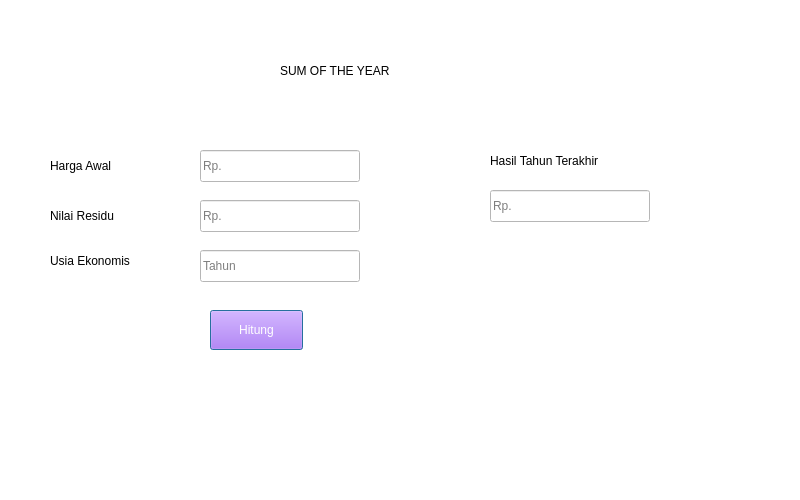
<?xml version="1.0" encoding="UTF-8"?>
<ui version="4.0">
 <class>Dialog</class>
 <widget class="QDialog" name="Dialog">
  <property name="geometry">
   <rect>
    <x>0</x>
    <y>0</y>
    <width>800</width>
    <height>500</height>
   </rect>
  </property>
  <property name="windowTitle">
   <string>Dialog</string>
  </property>
  <widget class="QWidget" name="widget" native="true">
   <property name="geometry">
    <rect>
     <x>0</x>
     <y>0</y>
     <width>800</width>
     <height>500</height>
    </rect>
   </property>
   <property name="styleSheet">
    <string notr="true">background-color: rgb(255, 255, 255);</string>
   </property>
   <widget class="QLabel" name="label">
    <property name="geometry">
     <rect>
      <x>280</x>
      <y>50</y>
      <width>251</width>
      <height>41</height>
     </rect>
    </property>
    <property name="styleSheet">
     <string notr="true">font: 57 18pt &quot;Dubai Medium&quot;;
color:blackl</string>
    </property>
    <property name="text">
     <string>SUM OF THE YEAR</string>
    </property>
   </widget>
   <widget class="QLabel" name="label_2">
    <property name="geometry">
     <rect>
      <x>50</x>
      <y>150</y>
      <width>101</width>
      <height>31</height>
     </rect>
    </property>
    <property name="styleSheet">
     <string notr="true">font: 12pt &quot;Dubai&quot;;
color:black;</string>
    </property>
    <property name="text">
     <string>Harga Awal</string>
    </property>
   </widget>
   <widget class="QLabel" name="label_3">
    <property name="geometry">
     <rect>
      <x>50</x>
      <y>200</y>
      <width>101</width>
      <height>31</height>
     </rect>
    </property>
    <property name="styleSheet">
     <string notr="true">font: 12pt &quot;Dubai&quot;;
color:black;</string>
    </property>
    <property name="text">
     <string>Nilai Residu</string>
    </property>
   </widget>
   <widget class="QLabel" name="label_4">
    <property name="geometry">
     <rect>
      <x>50</x>
      <y>250</y>
      <width>131</width>
      <height>21</height>
     </rect>
    </property>
    <property name="styleSheet">
     <string notr="true">font: 12pt &quot;Dubai&quot;;
color:black;</string>
    </property>
    <property name="text">
     <string>Usia Ekonomis</string>
    </property>
   </widget>
   <widget class="QLineEdit" name="le_Harga">
    <property name="geometry">
     <rect>
      <x>200</x>
      <y>150</y>
      <width>160</width>
      <height>32</height>
     </rect>
    </property>
    <property name="styleSheet">
     <string notr="true">border-color:black;
color:black;</string>
    </property>
    <property name="placeholderText">
     <string>Rp. </string>
    </property>
   </widget>
   <widget class="QLineEdit" name="le_Nilai">
    <property name="geometry">
     <rect>
      <x>200</x>
      <y>200</y>
      <width>160</width>
      <height>32</height>
     </rect>
    </property>
    <property name="styleSheet">
     <string notr="true">border-color:black;
color:black;</string>
    </property>
    <property name="placeholderText">
     <string>Rp. </string>
    </property>
   </widget>
   <widget class="QLineEdit" name="le_Usia">
    <property name="geometry">
     <rect>
      <x>200</x>
      <y>250</y>
      <width>160</width>
      <height>32</height>
     </rect>
    </property>
    <property name="styleSheet">
     <string notr="true">border-color:black;
color:black;</string>
    </property>
    <property name="placeholderText">
     <string>Tahun</string>
    </property>
   </widget>
   <widget class="QLabel" name="label_7">
    <property name="geometry">
     <rect>
      <x>20</x>
      <y>440</y>
      <width>50</width>
      <height>40</height>
     </rect>
    </property>
    <property name="text">
     <string/>
    </property>
    <property name="pixmap">
     <pixmap>left-arrow.png</pixmap>
    </property>
    <property name="scaledContents">
     <bool>true</bool>
    </property>
   </widget>
   <widget class="QPushButton" name="btn_Hitung">
    <property name="geometry">
     <rect>
      <x>210</x>
      <y>310</y>
      <width>93</width>
      <height>40</height>
     </rect>
    </property>
    <property name="styleSheet">
     <string notr="true">background-color: rgb(170, 85, 255);
color: rgb(255, 255, 255);</string>
    </property>
    <property name="text">
     <string>Hitung</string>
    </property>
   </widget>
   <widget class="QLabel" name="label_5">
    <property name="geometry">
     <rect>
      <x>490</x>
      <y>150</y>
      <width>171</width>
      <height>21</height>
     </rect>
    </property>
    <property name="styleSheet">
     <string notr="true">font: 12pt &quot;Dubai&quot;;
color:black;</string>
    </property>
    <property name="text">
     <string>Hasil Tahun Terakhir</string>
    </property>
   </widget>
   <widget class="QLineEdit" name="le_Hasil">
    <property name="geometry">
     <rect>
      <x>490</x>
      <y>190</y>
      <width>160</width>
      <height>32</height>
     </rect>
    </property>
    <property name="styleSheet">
     <string notr="true">border-color:black;
color:black;</string>
    </property>
    <property name="placeholderText">
     <string>Rp. </string>
    </property>
   </widget>
   <widget class="QLabel" name="Back">
    <property name="geometry">
     <rect>
      <x>20</x>
      <y>440</y>
      <width>50</width>
      <height>40</height>
     </rect>
    </property>
    <property name="text">
     <string/>
    </property>
    <property name="pixmap">
     <pixmap>../icon/left-arrow.png</pixmap>
    </property>
    <property name="scaledContents">
     <bool>true</bool>
    </property>
   </widget>
  </widget>
 </widget>
 <resources/>
 <connections/>
</ui>
